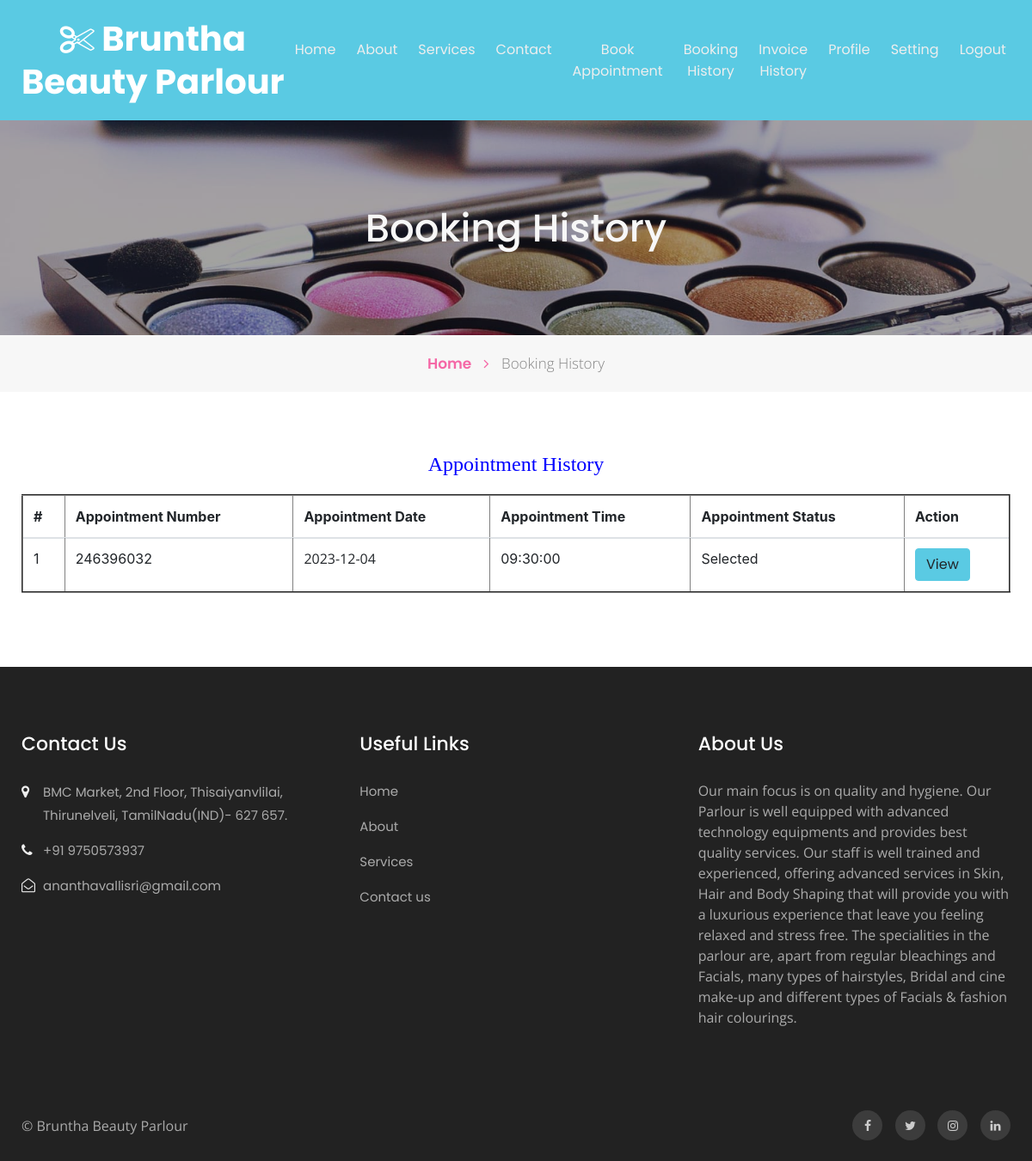
Page /bpms/booking-history.php (signed in) on the committed database.
### tables this page shows
CREATE TABLE `tblbook` (
  `ID` int(10) NOT NULL,
  `UserID` int(10) DEFAULT NULL,
  `AptNumber` int(10) DEFAULT NULL,
  `AptDate` date DEFAULT NULL,
  `AptTime` time DEFAULT NULL,
  `Message` mediumtext DEFAULT NULL,
  `BookingDate` timestamp NULL DEFAULT current_timestamp(),
  `Remark` varchar(250) DEFAULT NULL,
  `Status` varchar(250) DEFAULT NULL,
  `RemarkDate` timestamp NULL DEFAULT NULL ON UPDATE current_timestamp()
);

CREATE TABLE `tblpage` (
  `ID` int(10) NOT NULL,
  `PageType` varchar(200) DEFAULT NULL,
  `PageTitle` mediumtext DEFAULT NULL,
  `PageDescription` mediumtext DEFAULT NULL,
  `Email` varchar(200) DEFAULT NULL,
  `MobileNumber` bigint(10) DEFAULT NULL,
  `UpdationDate` date DEFAULT NULL,
  `Timing` varchar(200) NOT NULL
);

### bpms/booking-history.php (the view, shortened to what this page needs)
<?php
include('includes/dbconnection.php');
if (strlen($_SESSION['bpmsuid']==0)) {
  header('location:logout.php');
  } else{
  ?>
<!doctype html>
<html lang="en">
  <head>
    <link rel="stylesheet" href="assets/css/style-starter.css">
  </head>
  <body id="home">
<?php include_once('includes/header.php');?>
<section class="w3l-inner-banner-main">
    <div class="about-inner contact ">
        <div class="container">
            <div class="main-titles-head text-center">
            <h3 class="header-name ">
 Booking History
            </h3>
        </div>
</div>
</div>
<div class="breadcrumbs-sub">
<div class="container">
<ul class="breadcrumbs-custom-path">
    <li class="right-side propClone"><a href="index.php" class="">Home <span class="fa fa-angle-right" aria-hidden="true"></span></a> <p></li>
    <li class="active ">
        Booking History</li>
</ul>
</div>
</div>
</section>
<section class="w3l-contact-info-main" id="contact">
    <div class="contact-sec	">
        <div class="container">
            <div>
                <div class="cont-details">
                   <div class="table-content table-responsive cart-table-content m-t-30">
                    <h4 style="padding-bottom: 20px;text-align: center;color: blue;">Appointment History</h4>
                        <table border="2" class="table">
                            <thead class="gray-bg" >
                                <tr>
                                    <th>#</th>
                                <th>Appointment Number</th>
                                <th>Appointment Date</th>
                                <th>Appointment Time</th>
                                <th>Appointment Status</th>
                                <th>Action</th>
                                </tr>
                            </thead>
                            <tbody>
                                <tr>
                                    <?php
                                   $userid= $_SESSION['bpmsuid'];
 $query=mysqli_query($con,"select tbluser.ID as uid, tbluser.FirstName,tbluser.LastName,tbluser.Email,tbluser.MobileNumber,tblbook.ID as bid,tblbook.AptNumber,tblbook.AptDate,tblbook.AptTime,tblbook.Message,tblbook.BookingDate,tblbook.Status from tblbook join tbluser on tbluser.ID=tblbook.UserID where tbluser.ID='$userid'");
$cnt=1;
              while($row=mysqli_fetch_array($query))
              { ?>
               <tr>
    <td><?php echo $cnt;?></td>
<td><?php echo $row['AptNumber'];?></td>
<td><p> <?php echo $row['AptDate']?> </p></td>
<td><?php echo $row['AptTime']?></td>
<td><?php $status=$row['Status'];
if($status==''){
 echo "Waiting for confirmation";
} else{
echo $status;
}
?>  </td>
<td><a href="appointment-detail.php?aptnumber=<?php echo $row['AptNumber'];?>" class="btn btn-primary">View</a></td>
</tr><?php $cnt=$cnt+1; } ?>
                            </tbody>
                        </table>
                    </div> </div>
    </div>
    </div></div>
</section>
<?php include_once('includes/footer.php');?>
</body>
</html><?php } ?>

### bpms/includes/footer.php (shortened to what this page needs)
<section class="w3l-footer-29-main">
    <div class="footer-29 py-5">
      <div class="container py-lg-4">
        <div class="row footer-top-29">
          <div class="col-lg-4 col-md-6 col-sm-8 footer-list-29 footer-1">
            <h6 class="footer-title-29">Contact Us</h6>
            <ul>
              <?php
$ret=mysqli_query($con,"select * from tblpage where PageType='contactus' ");
while ($row=mysqli_fetch_array($ret)) {
?>
              <li>
                <span class="fa fa-map-marker"></span> <p><a href="http://maps.app.goo.gl/pQonJgycastt27Ft5"> <?php  echo $row['PageDescription'];?>.</a></p>
              </li>
              <li><span class="fa fa-phone"></span><a href="tel:+7-800-999-800"> +91 <?php  echo $row['MobileNumber'];?></a></li>
              <li><span class="fa fa-envelope-open-o"></span><a href="mailto:parlour@mail.com" class="mail">
                  <?php  echo $row['Email'];?></a></li><?php } ?>
            </ul>
          </div>
          <div class="col-lg-4 col-md-6 col-sm-4 footer-list-29 footer-2 ">
            <ul>
              <h6 class="footer-title-29">Useful Links</h6>
              <li><a href="index.php">Home</a></li>
              <li><a href="about.php">About</a></li>
              <li><a href="services.php"> Services</a></li>
              <li><a href="contact.php">Contact us</a></li>
            </ul>
          </div>
          <div class="col-lg-4 col-md-6 col-sm-7 footer-list-29 footer-4">
            <?php
$ret=mysqli_query($con,"select * from tblpage where PageType='aboutus' ");
while ($row=mysqli_fetch_array($ret)) {
?>
            <h6 class="footer-title-29"><?php  echo $row['PageTitle'];?> </h6>
            <p><?php  echo $row['PageDescription'];?></p><?php } ?>
          </div>
        </div>
      </div>
    </div>
  </section>
  <section class="w3l-footer-29-main w3l-copyright">
    <div class="container">
      <div class="row bottom-copies">
        <p class="col-lg-8 copy-footer-29">© Bruntha Beauty Parlour </p>
        <div class="col-lg-4 main-social-footer-29">
          <a href="#facebook" class="facebook"><span class="fa fa-facebook"></span></a>
          <a href="#twitter" class="twitter"><span class="fa fa-twitter"></span></a>
          <a href="#instagram" class="instagram"><span class="fa fa-instagram"></span></a>
          <a href="#linkedin" class="linkedin"><span class="fa fa-linkedin"></span></a>
        </div>
      </div>
    </div>
  </section>

### rows in the picture
tblbook: AptNumber "246396032", AptDate "2023-12-04", AptTime "09:30:00", Status "Selected"
tblpage: PageDescription "BMC Market, 2nd Floor, Thisaiyanvlilai, Thirunelveli, TamilNadu(IND)- 627 657", MobileNumber "9750573937", Email "ananthavallisri@gmail.com"
tblpage: PageTitle "About Us", PageDescription "Our main focus is on quality and hygiene. Our Parlour is well equipped with advanced technology equipments and provides best quality services. Our staff is well trained and experienced, offering advanced services in Skin, Hair and Body Shaping that will provide you with a luxurious experience that leave you feeling relaxed and stress free. The specialities in the parlour are, apart from regular bleachings and Facials, many types of hairstyles, Bridal and cine make-up and different types of Facials & fashion hair colourings."
